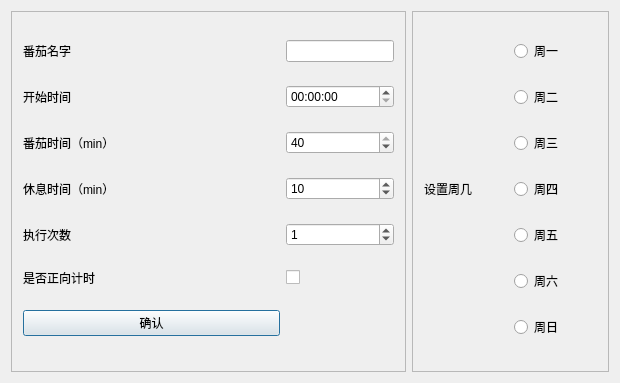
<?xml version="1.0" encoding="UTF-8"?>
<ui version="4.0">
 <class>TomatoSetClass</class>
 <widget class="QDialog" name="TomatoSetClass">
  <property name="geometry">
   <rect>
    <x>0</x>
    <y>0</y>
    <width>620</width>
    <height>383</height>
   </rect>
  </property>
  <property name="windowTitle">
   <string>设置番茄</string>
  </property>
  <property name="windowIcon">
   <iconset resource="QTTODO.qrc">
    <normaloff>:/QTTODO/tomato_Icon~1.ico</normaloff>:/QTTODO/tomato_Icon~1.ico</iconset>
  </property>
  <layout class="QHBoxLayout" name="horizontalLayout" stretch="2,1">
   <item>
    <widget class="QFrame" name="frame">
     <property name="frameShape">
      <enum>QFrame::Shape::StyledPanel</enum>
     </property>
     <property name="frameShadow">
      <enum>QFrame::Shadow::Raised</enum>
     </property>
     <layout class="QGridLayout" name="gridLayout" columnstretch="1,0">
      <item row="5" column="1">
       <widget class="QCheckBox" name="isForwardCheck">
        <property name="text">
         <string/>
        </property>
       </widget>
      </item>
      <item row="0" column="1">
       <widget class="QLineEdit" name="nameEdit"/>
      </item>
      <item row="3" column="1">
       <widget class="QSpinBox" name="restspinBox">
        <property name="value">
         <number>10</number>
        </property>
       </widget>
      </item>
      <item row="2" column="1">
       <widget class="QSpinBox" name="tomatospinBox">
        <property name="maximum">
         <number>40</number>
        </property>
        <property name="value">
         <number>40</number>
        </property>
       </widget>
      </item>
      <item row="4" column="0">
       <widget class="QLabel" name="label_6">
        <property name="text">
         <string>执行次数</string>
        </property>
       </widget>
      </item>
      <item row="3" column="0">
       <widget class="QLabel" name="label_4">
        <property name="text">
         <string>休息时间（min）</string>
        </property>
       </widget>
      </item>
      <item row="2" column="0">
       <widget class="QLabel" name="label_3">
        <property name="text">
         <string>番茄时间（min）</string>
        </property>
       </widget>
      </item>
      <item row="4" column="1">
       <widget class="QSpinBox" name="performspinBox">
        <property name="value">
         <number>1</number>
        </property>
       </widget>
      </item>
      <item row="5" column="0">
       <widget class="QLabel" name="label_8">
        <property name="text">
         <string>是否正向计时</string>
        </property>
       </widget>
      </item>
      <item row="1" column="1">
       <widget class="QTimeEdit" name="timeEdit"/>
      </item>
      <item row="0" column="0">
       <widget class="QLabel" name="label_7">
        <property name="text">
         <string>番茄名字</string>
        </property>
       </widget>
      </item>
      <item row="1" column="0">
       <widget class="QLabel" name="label">
        <property name="text">
         <string>开始时间</string>
        </property>
       </widget>
      </item>
      <item row="6" column="0">
       <widget class="QPushButton" name="YesButton">
        <property name="text">
         <string>确认</string>
        </property>
       </widget>
      </item>
     </layout>
    </widget>
   </item>
   <item>
    <widget class="QFrame" name="frame_2">
     <property name="frameShape">
      <enum>QFrame::Shape::StyledPanel</enum>
     </property>
     <property name="frameShadow">
      <enum>QFrame::Shadow::Raised</enum>
     </property>
     <layout class="QGridLayout" name="gridLayout_3">
      <item row="1" column="1">
       <widget class="QRadioButton" name="radioButton_2">
        <property name="text">
         <string>周二</string>
        </property>
        <property name="autoRepeat">
         <bool>true</bool>
        </property>
        <property name="autoExclusive">
         <bool>false</bool>
        </property>
       </widget>
      </item>
      <item row="5" column="1">
       <widget class="QRadioButton" name="radioButton_6">
        <property name="text">
         <string>周六</string>
        </property>
        <property name="autoRepeat">
         <bool>true</bool>
        </property>
        <property name="autoExclusive">
         <bool>false</bool>
        </property>
       </widget>
      </item>
      <item row="3" column="1">
       <widget class="QRadioButton" name="radioButton_4">
        <property name="text">
         <string>周四</string>
        </property>
        <property name="autoRepeat">
         <bool>true</bool>
        </property>
        <property name="autoExclusive">
         <bool>false</bool>
        </property>
       </widget>
      </item>
      <item row="2" column="1">
       <widget class="QRadioButton" name="radioButton_3">
        <property name="text">
         <string>周三</string>
        </property>
        <property name="autoRepeat">
         <bool>true</bool>
        </property>
        <property name="autoExclusive">
         <bool>false</bool>
        </property>
       </widget>
      </item>
      <item row="4" column="1">
       <widget class="QRadioButton" name="radioButton_5">
        <property name="text">
         <string>周五</string>
        </property>
        <property name="autoRepeat">
         <bool>true</bool>
        </property>
        <property name="autoExclusive">
         <bool>false</bool>
        </property>
       </widget>
      </item>
      <item row="0" column="1">
       <widget class="QRadioButton" name="radioButton">
        <property name="text">
         <string>周一</string>
        </property>
        <property name="autoRepeat">
         <bool>true</bool>
        </property>
        <property name="autoExclusive">
         <bool>false</bool>
        </property>
       </widget>
      </item>
      <item row="6" column="1">
       <widget class="QRadioButton" name="radioButton_7">
        <property name="text">
         <string>周日</string>
        </property>
        <property name="autoRepeat">
         <bool>true</bool>
        </property>
        <property name="autoExclusive">
         <bool>false</bool>
        </property>
       </widget>
      </item>
      <item row="3" column="0">
       <widget class="QLabel" name="label_2">
        <property name="text">
         <string>设置周几</string>
        </property>
       </widget>
      </item>
     </layout>
    </widget>
   </item>
  </layout>
 </widget>
 <layoutdefault spacing="6" margin="11"/>
 <resources>
  <include location="QTTODO.qrc"/>
 </resources>
 <connections/>
</ui>
